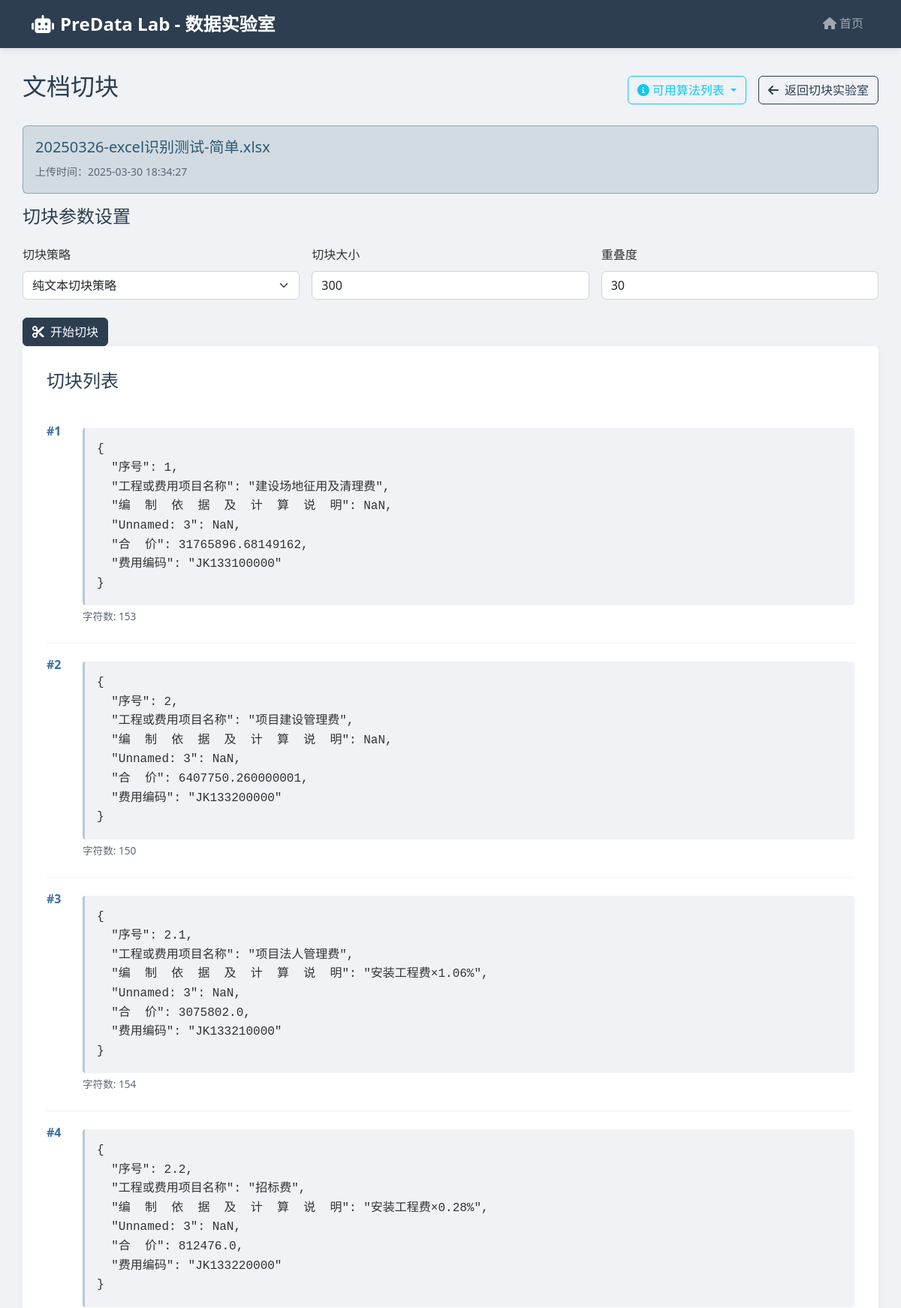
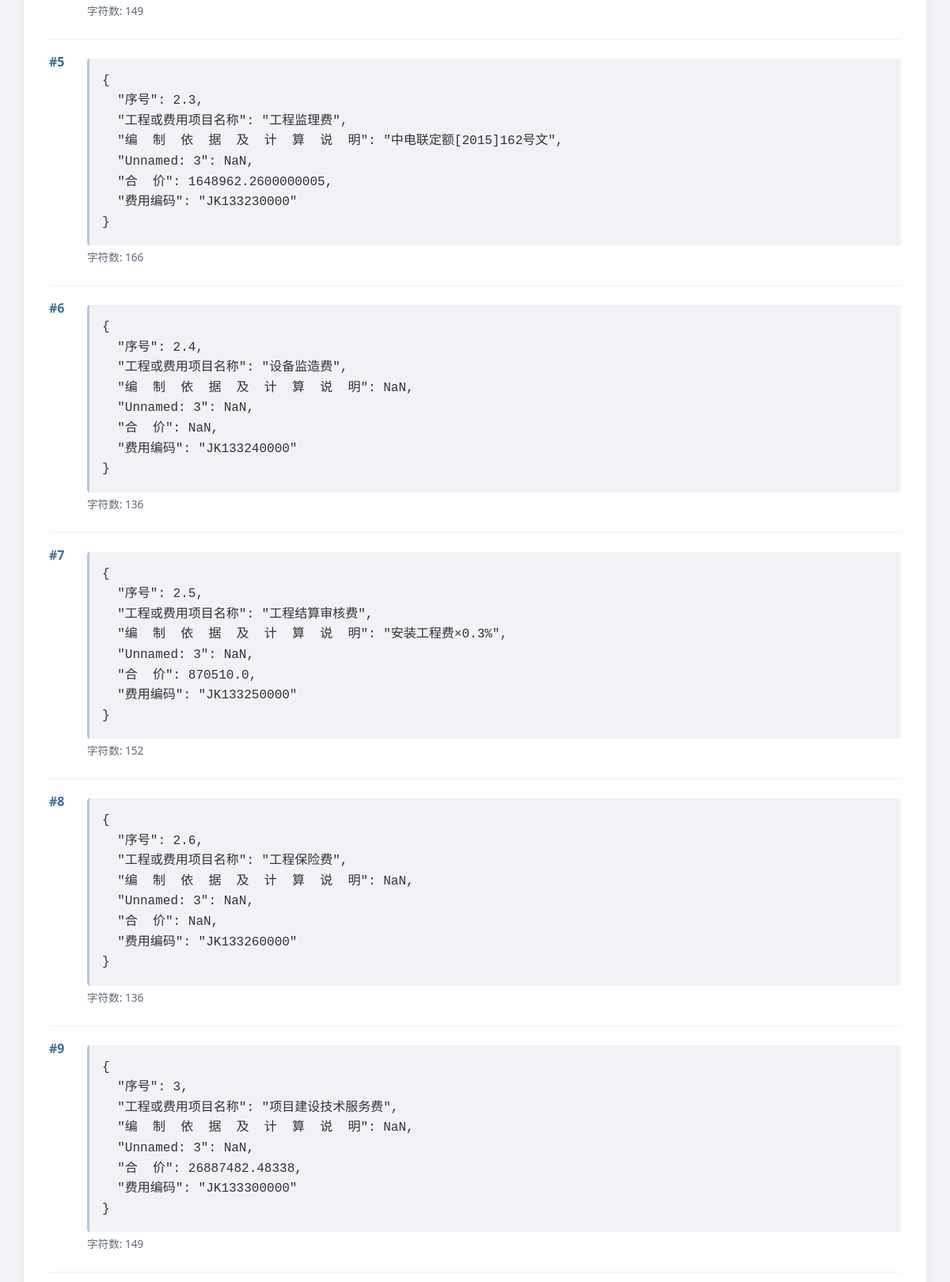
The app's page /chunklab/documents/8/chunk (upper part) with its own data (2 pictures, top to bottom).
### app/database.py (models this page shows, shortened)
class Document(Base):
    __tablename__ = "documents"
    id = Column(Integer, primary_key=True, index=True)
    filename = Column(String(255), nullable=False)
    filepath = Column(String(255), nullable=False)
    filetype = Column(String(50))
    filesize = Column(Integer)  # 文件大小（字节）
    upload_time = Column(DateTime, default=datetime.now)
    status = Column(String(50), default="未切块")
    last_chunk_params = Column(JSON, default=lambda: json.dumps({}))
    hash = Column(String(64))  # 文件哈希值
    chunks = relationship("Chunk", back_populates="document", cascade="all, delete-orphan")

class Chunk(Base):
    __tablename__ = "chunks"
    id = Column(Integer, primary_key=True, index=True)
    document_id = Column(Integer, ForeignKey("documents.id"))
    sequence = Column(Integer)  # 片段序号
    content = Column(Text)  # 切块内容
    chunk_size = Column(Integer)  # 切块大小
    overlap = Column(Integer)  # 重叠度
    chunk_strategy = Column(String(50))  # 使用的切块策略
    chunk_metadata = Column(JSON, default=lambda: json.dumps({}))  # 元数据
    document = relationship("Document", back_populates="chunks")

### app/chunklab/routes.py (the view)
@router.get("/documents/{document_id}/chunk")
async def chunk_page(document_id: int, request: Request, db: Session = Depends(get_db)):
    document = db.query(Document).filter(Document.id == document_id).first()
    if not document:
        raise HTTPException(status_code=404, detail="文档不存在")
    chunks = db.query(Chunk).filter(Chunk.document_id == document_id).order_by(Chunk.sequence).all()
    return templates.TemplateResponse(
        "chunklab/chunk.html",
        {
            "request": request,
            "document": document,
            "chunks": chunks,
            "chunk_strategies": get_config('CHUNK_STRATEGIES'),
            "default_chunk_size": APP_CONFIG['DEFAULT_CHUNK_SIZE'],
            "default_overlap": APP_CONFIG['DEFAULT_OVERLAP'],
            "now": datetime.now
        }
    )

### app/templates/chunklab/chunk.html (shortened to what this page needs)
{% extends "base.html" %}
{% block content %}
<div class="row mb-4">
    <div class="col-12">
        <div class="d-flex justify-content-between align-items-center mb-4">
            <h2>文档切块</h2>
            <div class="d-flex align-items-center">
                <div class="dropdown me-3">
                    <button class="btn btn-outline-info dropdown-toggle" type="button" id="strategyInfoDropdown" data-bs-toggle="dropdown" aria-expanded="false">
                        <i class="fas fa-info-circle me-1"></i>可用算法列表
                    </button>
                </div>
                <a href="/chunklab/index" class="btn btn-outline-primary">
                    <i class="fas fa-arrow-left me-2"></i>返回切块实验室
                </a>
            </div>
        </div>
        <div class="alert alert-info">
            <h5 class="mb-2">{{ document.filename }}</h5>
            <small class="text-muted">上传时间：{{ document.upload_time.strftime('%Y-%m-%d %H:%M:%S') }}</small>
        </div>
        <div class="chunk-params">
            <h4 class="mb-4">切块参数设置</h4>
            <form id="chunkForm" class="row g-3">
                <div class="col-md-4">
                    <label for="chunkStrategy" class="form-label">切块策略</label>
                    <select class="form-select" id="chunkStrategy" name="chunk_strategy" required>
                        {% for strategy in chunk_strategies %}
                        <option value="{{ strategy.name }}">{{ strategy.display_name }}</option>
                        {% endfor %}
                    </select>
                </div>
                <div class="col-md-4">
                    <label for="chunkSize" class="form-label">切块大小</label>
                    <input type="number" class="form-control" id="chunkSize" name="chunk_size"
                           value="{{ default_chunk_size }}" min="1" required>
                </div>
                <div class="col-md-4">
                    <label for="overlap" class="form-label">重叠度</label>
                    <input type="number" class="form-control" id="overlap" name="overlap"
                           value="{{ default_overlap }}" min="0" required>
                </div>
                <div class="col-12 mt-4">
                    <button type="submit" class="btn btn-primary" id="submitButton">
                        <i class="fas fa-cut me-2"></i>开始切块
                    </button>
                </div>
            </form>
        </div>
        <div class="chunk-list">
            <h4 class="mb-4">切块列表</h4>
            <div id="chunkResults">
                {% if document.status == '已切块' %}
                <div class="chunks-container">
                    {% for chunk in chunks %}
                    <div class="chunk-item">
                        <div class="d-flex">
                            <span class="chunk-sequence">#{{ chunk.sequence }}</span>
                            <div class="flex-grow-1">
                                <div class="chunk-content">{{ chunk.content }}</div>
                                <div class="chunk-metadata mt-1">
                                    <span>字符数: {{ chunk.content|length }}</span>
                                </div>
                            </div>
                        </div>
                    </div>
                    {% endfor %}
                </div>
                {% elif document.status == '处理中' %}
                <div class="alert alert-info" role="alert">
                    <i class="fas fa-spinner fa-spin me-2"></i>
                    正在处理切块，请稍候...
                </div>
                {% else %}
                <div class="alert alert-warning" role="alert">
                    尚未进行切块，请设置参数并开始切块。
                </div>
                {% endif %}
            </div>
        </div>
    </div>
</div>
{% endblock %}

### records on screen
Document: filename "20250326-excel识别测试-简单.xlsx", upload_time "2025-03-30 18:34:27"
Chunk: sequence "1", content "{ \"序号\": 1, \"工程或费用项目名称\": \"建设场地征用及清理费\", \"编 制 依 据 及 计 算 说 明\": NaN, \"Unnamed: 3\": NaN, \"合 价\": 31765896.68149162, \"费用编码\": \"JK133100000\" }", content|length "153"
Chunk: sequence "2", content "{ \"序号\": 2, \"工程或费用项目名称\": \"项目建设管理费\", \"编 制 依 据 及 计 算 说 明\": NaN, \"Unnamed: 3\": NaN, \"合 价\": 6407750.260000001, \"费用编码\": \"JK133200000\" }", content|length "150"
Chunk: sequence "3", content "{ \"序号\": 2.1, \"工程或费用项目名称\": \"项目法人管理费\", \"编 制 依 据 及 计 算 说 明\": \"安装工程费×1.06%\", \"Unnamed: 3\": NaN, \"合 价\": 3075802.0, \"费用编码\": \"JK133210000\" }", content|length "154"
Chunk: sequence "4", content "{ \"序号\": 2.2, \"工程或费用项目名称\": \"招标费\", \"编 制 依 据 及 计 算 说 明\": \"安装工程费×0.28%\", \"Unnamed: 3\": NaN, \"合 价\": 812476.0, \"费用编码\": \"JK133220000\" }", content|length "149"
Chunk: sequence "5", content "{ \"序号\": 2.3, \"工程或费用项目名称\": \"工程监理费\", \"编 制 依 据 及 计 算 说 明\": \"中电联定额[2015]162号文\", \"Unnamed: 3\": NaN, \"合 价\": 1648962.2600000005, \"费用编码\": \"JK133230000\" }", content|length "166"
Chunk: sequence "6", content "{ \"序号\": 2.4, \"工程或费用项目名称\": \"设备监造费\", \"编 制 依 据 及 计 算 说 明\": NaN, \"Unnamed: 3\": NaN, \"合 价\": NaN, \"费用编码\": \"JK133240000\" }", content|length "136"
Chunk: sequence "7", content "{ \"序号\": 2.5, \"工程或费用项目名称\": \"工程结算审核费\", \"编 制 依 据 及 计 算 说 明\": \"安装工程费×0.3%\", \"Unnamed: 3\": NaN, \"合 价\": 870510.0, \"费用编码\": \"JK133250000\" }", content|length "152"
Chunk: sequence "8", content "{ \"序号\": 2.6, \"工程或费用项目名称\": \"工程保险费\", \"编 制 依 据 及 计 算 说 明\": NaN, \"Unnamed: 3\": NaN, \"合 价\": NaN, \"费用编码\": \"JK133260000\" }", content|length "136"
Chunk: sequence "9", content "{ \"序号\": 3, \"工程或费用项目名称\": \"项目建设技术服务费\", \"编 制 依 据 及 计 算 说 明\": NaN, \"Unnamed: 3\": NaN, \"合 价\": 26887482.48338, \"费用编码\": \"JK133300000\" }", content|length "149"

### other values on screen
form field chunk_strategy "纯文本切块策略"
